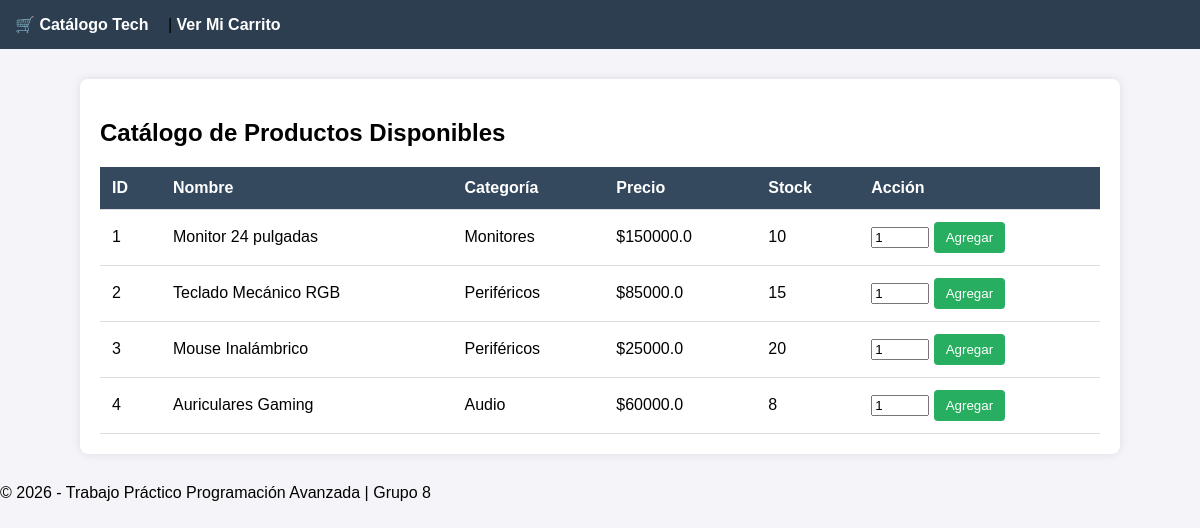
The page / on the database its author committed.
### tables this page shows
CREATE TABLE productos (
            id_producto INTEGER PRIMARY KEY AUTOINCREMENT,
            nombre TEXT NOT NULL,
            categoria TEXT NOT NULL,
            precio REAL NOT NULL,
            stock INTEGER NOT NULL
        );

### app.py (the view)
@app.route('/')
def inicio():
    conexion = base_de_datos.obtener_conexion()
    cursor = conexion.cursor()
    cursor.execute("SELECT id_producto, nombre, categoria, precio, stock FROM productos")
    todos_los_productos = cursor.fetchall()
    conexion.close()
    return render_template('index.html', productos=todos_los_productos)

### base_de_datos.py (called while the page is built)
def obtener_conexion():
    return sqlite3.connect("tienda.db")

### templates/index.html
{% extends 'base.html' %}
{% block contenido %}
<h2>Catálogo de Productos Disponibles</h2>
<table class="tabla-productos">
    <thead>
        <tr>
            <th>ID</th>
            <th>Nombre</th>
            <th>Categoría</th>
            <th>Precio</th>
            <th>Stock</th>
            <th>Acción</th>
        </tr>
    </thead>
    <tbody>
        {% for prod in productos %}
        <tr>
            <td>{{ prod[0] }}</td> <td>{{ prod[1] }}</td> <td>{{ prod[2] }}</td> <td>${{ prod[3] }}</td> <td>{{ prod[4] }}</td> <td>
                <form action="/agregar/{{ prod[0] }}" method="POST">
                    <input type="number" name="cantidad" value="1" min="1" max="{{ prod[4] }}" style="width: 50px;">
                    <button type="submit">Agregar</button>
                </form>
            </td>
        </tr>
        {% endfor %}
    </tbody>
</table>
{% endblock %}

### templates/base.html (shortened to what this page needs)
<!DOCTYPE html>
<html lang="es">
<head>
    <link rel="stylesheet" href="{{ url_for('static', filename='style.css') }}">
</head>
<body>
    <header>
        <nav>
            <a href="/">🛒 Catálogo Tech</a> |
            <a href="/carrito">Ver Mi Carrito</a>
        </nav>
    </header>
    <main class="contenedor">
        {% block contenido %}
        {% endblock %}
    </main>
    <footer>
        <p>© 2026 - Trabajo Práctico Programación Avanzada | Grupo 8</p>
    </footer>
</body>
</html>

### static/style.css (style rules this page uses)
body { font-family: Arial, sans-serif; margin: 0; padding: 0; background-color: #f4f4f9; }
header { background-color: #2c3e50; padding: 15px; }
nav a { color: white; text-decoration: none; font-weight: bold; margin-right: 15px; }
.contenedor { max-width: 1000px; margin: 30px auto; padding: 20px; background-color: white; box-shadow: 0 0 10px rgba(0,0,0,0.1); border-radius: 8px; }
table { width: 100%; border-collapse: collapse; margin-top: 20px; }
th, td { padding: 12px; text-align: left; border-bottom: 1px solid #ddd; }
th { background-color: #34495e; color: white; }
button { background-color: #27ae60; color: white; border: none; padding: 8px 12px; cursor: pointer; border-radius: 4px; }

### rows shown on the page
productos: id_producto "1", nombre "Monitor 24 pulgadas", categoria "Monitores", precio "150000.0", stock "10"
productos: id_producto "2", nombre "Teclado Mecánico RGB", categoria "Periféricos", precio "85000.0", stock "15"
productos: id_producto "3", nombre "Mouse Inalámbrico", categoria "Periféricos", precio "25000.0", stock "20"
productos: id_producto "4", nombre "Auriculares Gaming", categoria "Audio", precio "60000.0", stock "8"
